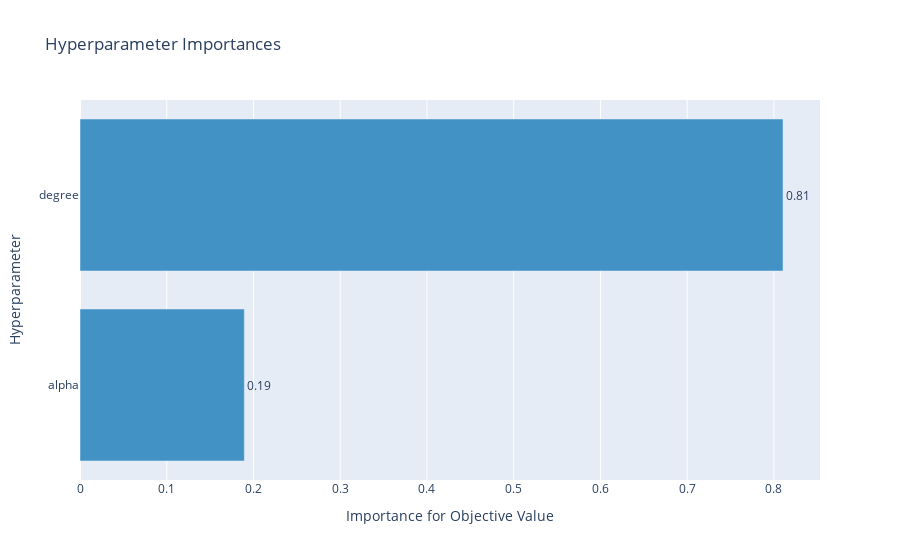

This figure's notebook cell:
### Code cell
plot_param_importances(study)

### Figure 1 — Plotly figure (JSON) as saved in the notebook; plotly's stock layout.template omitted (floating-point values rounded to 4 significant figures)
{"data": [{"cliponaxis": false, "hovertemplate": ["alpha (UniformDistribution): 0.18948682871392572<extra></extra>", "degree (IntUniformDistribution): 0.8105131712860743<extra></extra>"], "marker": {"color": "rgb(66,146,198)"}, "orientation": "h", "text": ["0.18948682871392572", "0.8105131712860743"], "textposition": "outside", "texttemplate": "%{text:.2f}", "type": "bar", "x": [0.1895, 0.8105], "y": ["alpha", "degree"]}], "layout": {"showlegend": false, "title": {"text": "Hyperparameter Importances"}, "xaxis": {"title": {"text": "Importance for Objective Value"}}, "yaxis": {"title": {"text": "Hyperparameter"}}}}
